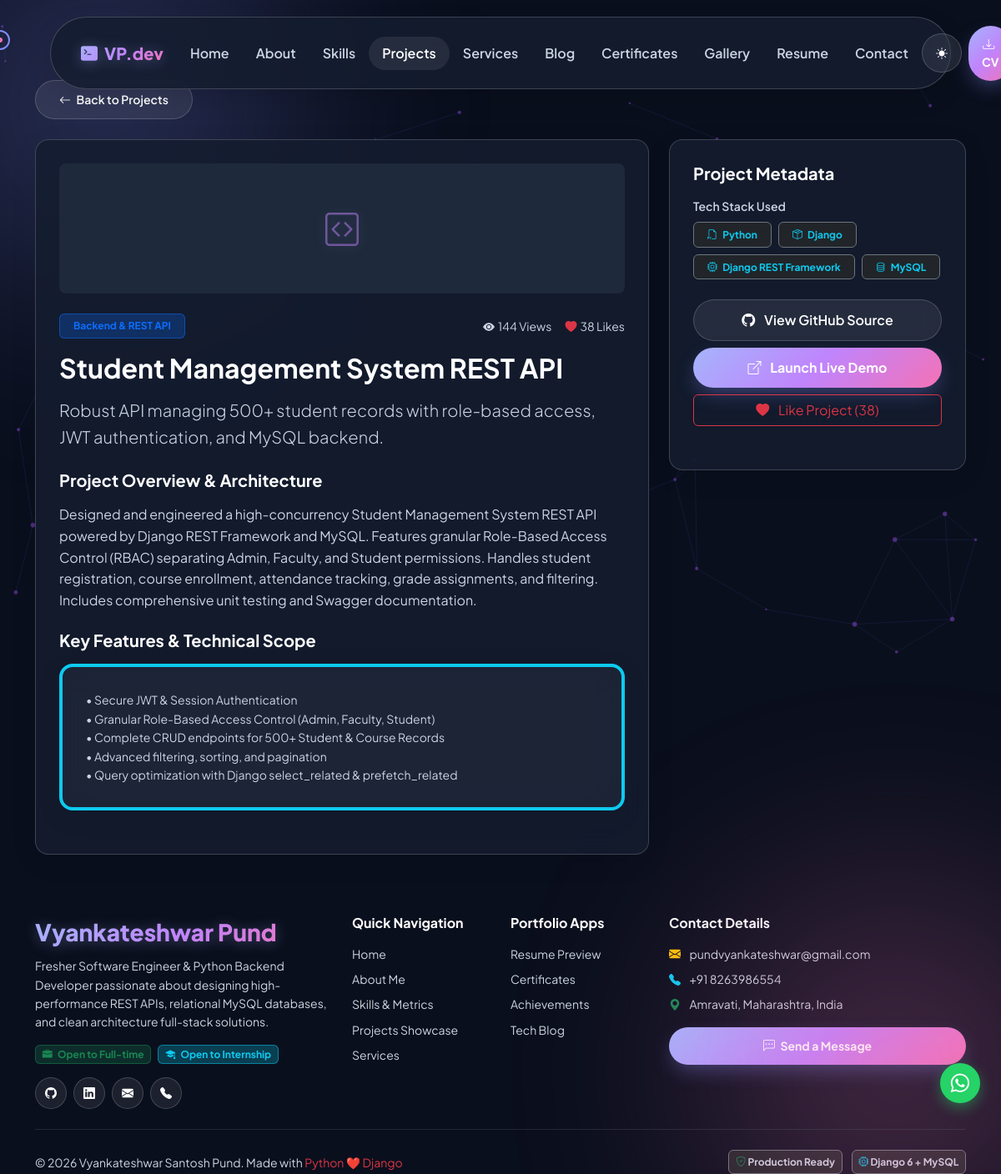
The page /projects/student-management-system-rest-api/ on the database its author committed.
### apps/projects/models.py (models this page shows, shortened)
class Project(models.Model):
    title = models.CharField(max_length=200)
    slug = models.SlugField(unique=True, blank=True)
    short_description = models.CharField(max_length=300)
    full_details = models.TextField()
    featured_image = models.ImageField(upload_to='projects/', blank=True, null=True)
    github_url = models.URLField(blank=True, null=True)
    live_demo_url = models.URLField(blank=True, null=True)
    case_study_url = models.URLField(blank=True, null=True)
    tech_stack = models.ManyToManyField(Technology, related_name='projects')
    category = models.ForeignKey(ProjectCategory, on_delete=models.SET_NULL, null=True, related_name='projects')
    status_badge = models.CharField(max_length=50, default='Production Ready')
    api_calls_count = models.CharField(max_length=50, default='5000+ API Calls')
    db_tables_count = models.CharField(max_length=50, default='25+ DB Tables')
    apis_count = models.CharField(max_length=50, default='40+ APIs')
    features = models.TextField(help_text='Use newlines or bullet points for key features list')
    views_count = models.PositiveIntegerField(default=0)
    likes_count = models.PositiveIntegerField(default=0)
    is_featured = models.BooleanField(default=True)
    order = models.IntegerField(default=0)
    created_at = models.DateTimeField(auto_now_add=True)
    class Meta:
        ordering = ['order', '-created_at']
    def save(self, *args, **kwargs):
        if not self.slug:
            self.slug = slugify(self.title)
        super().save(*args, **kwargs)

class ProjectCategory(models.Model):
    name = models.CharField(max_length=100)
    slug = models.SlugField(unique=True, blank=True)
    class Meta:
        verbose_name_plural = 'Project Categories'

class Technology(models.Model):
    name = models.CharField(max_length=100)
    icon_class = models.CharField(max_length=100, blank=True, default='bi bi-cpu')
    class Meta:
        verbose_name_plural = 'Technologies'

### apps/portfolio/models.py (models this page shows, shortened)
class SocialLink(models.Model):
    platform = models.CharField(max_length=50)
    url = models.URLField()
    icon_class = models.CharField(max_length=50, help_text='e.g., bi bi-github')
    order = models.IntegerField(default=0)
    class Meta:
        ordering = ['order']

### apps/projects/views.py (the view)
# urls.py: path('<slug:slug>/', views.ProjectDetailView.as_view(), name='project_detail'),
class ProjectDetailView(DetailView):
    model = Project
    template_name = 'projects/project_detail.html'
    context_object_name = 'project'
    def get_object(self, queryset=None):
        obj = super().get_object(queryset)
        obj.views_count += 1
        obj.save(update_fields=['views_count'])
        return obj
    def get_context_data(self, **kwargs):
        context = super().get_context_data(**kwargs)
        context['related_projects'] = Project.objects.filter(
            category=self.object.category
        ).exclude(id=self.object.id)[:3]
        return context

### apps/portfolio/context_processors.py (called while the page is built)
def global_portfolio_context(request):
    profile = ProfileInfo.objects.first()
    social_links = SocialLink.objects.all()
    return {
        'profile': profile,
        'social_links': social_links,
    }

### templates/projects/project_detail.html (shortened to what this page needs)
{% extends 'base.html' %}
{% load static %}
{% block content %}
<section class="py-5 mt-5">
    <div class="container">
        <a href="{% url 'project_list' %}" class="btn btn-glass btn-sm mb-4"><i class="bi bi-arrow-left me-1"></i> Back to Projects</a>
        <div class="row gy-4">
            <div class="col-lg-8">
                <div class="glass-card mb-4">
                    <div class="overflow-hidden rounded-3 mb-4" style="max-height: 400px; background:#1e293b;">
                        {% if project.featured_image %}
                        <img src="{{ project.featured_image.url }}" alt="{{ project.title }}" class="w-100 h-100 object-fit-cover">
                        {% else %}
                        <div class="w-100 py-5 text-center gradient-text fs-1 fw-bold opacity-50">
                            <i class="bi bi-code-square"></i>
                        </div>
                        {% endif %}
                    </div>
                    <div class="d-flex align-items-center justify-content-between mb-3">
                        <span class="badge bg-primary bg-opacity-25 text-primary px-3 py-2 border border-primary border-opacity-50">
                            {{ project.category.name|default:"Backend" }}
                        </span>
                        <div class="d-flex gap-3 text-muted small">
                            <span><i class="bi bi-eye-fill me-1"></i>{{ project.views_count }} Views</span>
                            <span><i class="bi bi-heart-fill text-danger me-1"></i>{{ project.likes_count }} Likes</span>
                        </div>
                    </div>
                    <h2 class="fw-bold text-white mb-3">{{ project.title }}</h2>
                    <p class="lead text-muted mb-4">{{ project.short_description }}</p>
                    <h5 class="fw-bold text-white mb-3">Project Overview & Architecture</h5>
                    <p class="text-muted leading-relaxed mb-4" style="white-space: pre-line;">{{ project.full_details }}</p>
                    <h5 class="fw-bold text-white mb-3">Key Features & Technical Scope</h5>
                    <div class="glass-card bg-secondary bg-opacity-10 mb-4 border-start border-4 border-info">
                        <p class="text-muted small mb-0" style="white-space: pre-line;">{{ project.features }}</p>
                    </div>
                </div>
            </div>
            <div class="col-lg-4">
                <div class="glass-card mb-4 position-sticky" style="top: 100px;">
                    <h5 class="fw-bold text-white mb-3">Project Metadata</h5>
                    <div class="mb-4">
                        <span class="text-muted small d-block mb-2 fw-semibold">Tech Stack Used</span>
                        <div class="d-flex flex-wrap gap-2">
                            {% for tech in project.tech_stack.all %}
                            <span class="badge bg-dark border border-secondary text-info px-3 py-2">
                                <i class="{{ tech.icon_class }} me-1"></i> {{ tech.name }}
                            </span>
                            {% endfor %}
                        </div>
                    </div>
                    <div class="d-grid gap-2 mb-4">
                        {% if project.github_url %}
                        <a href="{{ project.github_url }}" target="_blank" class="btn btn-glass w-100">
                            <i class="bi bi-github me-2"></i> View GitHub Source
                        </a>
                        {% endif %}
                        {% if project.live_demo_url %}
                        <a href="{{ project.live_demo_url }}" target="_blank" class="btn btn-gradient w-100">
                            <i class="bi bi-box-arrow-up-right me-2"></i> Launch Live Demo
                        </a>
                        {% endif %}
                        <button class="btn btn-outline-danger w-100 btn-like-project" data-project-id="{{ project.id }}">
                            <i class="bi bi-heart-fill me-2"></i> Like Project (<span class="likes-count">{{ project.likes_count }}</span>)
                        </button>
                    </div>
                </div>
            </div>
        </div>
    </div>
</section>
{% endblock %}

### templates/components/footer.html (shortened to what this page needs)
<footer>
    <div class="container">
        <div class="row gy-4">
            <div class="col-lg-4 col-md-6">
                <a class="navbar-brand gradient-text fs-3 mb-2 d-block" href="{% url 'home' %}">
                    Vyankateshwar Pund
                </a>
                <p class="text-muted small mb-3">
                    Fresher Software Engineer & Python Backend Developer passionate about designing high-performance REST APIs,
                    relational MySQL databases, and clean architecture full-stack solutions.
                </p>
                <div class="d-flex flex-wrap gap-2 mb-3">
                    <span class="badge bg-success bg-opacity-25 text-success border border-success border-opacity-50"><i class="bi bi-briefcase-fill me-1"></i> Open to Full-time</span>
                    <span class="badge bg-info bg-opacity-25 text-info border border-info border-opacity-50"><i class="bi bi-mortarboard-fill me-1"></i> Open to Internship</span>
                </div>
                <div class="d-flex gap-2">
                    {% for social in social_links %}
                    <a href="{{ social.url }}" target="_blank" class="btn btn-glass btn-sm rounded-circle p-2" style="width:38px; height:38px; display:inline-flex; align-items:center; justify-content:center;" title="{{ social.platform }}">
                        <i class="{{ social.icon_class }}"></i>
                    </a>
                    {% endfor %}
                </div>
            </div>
            <div class="col-lg-2 col-md-6">
                <h6 class="text-white mb-3 fw-bold">Quick Navigation</h6>
                <ul class="list-unstyled small">
                    <li class="mb-2"><a href="{% url 'home' %}" class="text-muted text-decoration-none">Home</a></li>
                    <li class="mb-2"><a href="{% url 'about' %}" class="text-muted text-decoration-none">About Me</a></li>
                    <li class="mb-2"><a href="{% url 'skills_list' %}" class="text-muted text-decoration-none">Skills & Metrics</a></li>
                    <li class="mb-2"><a href="{% url 'project_list' %}" class="text-muted text-decoration-none">Projects Showcase</a></li>
                    <li class="mb-2"><a href="{% url 'services' %}" class="text-muted text-decoration-none">Services</a></li>
                </ul>
            </div>
            <div class="col-lg-2 col-md-6">
                <h6 class="text-white mb-3 fw-bold">Portfolio Apps</h6>
                <ul class="list-unstyled small">
                    <li class="mb-2"><a href="{% url 'resume' %}" class="text-muted text-decoration-none">Resume Preview</a></li>
                    <li class="mb-2"><a href="{% url 'certificates' %}" class="text-muted text-decoration-none">Certificates</a></li>
                    <li class="mb-2"><a href="{% url 'achievements' %}" class="text-muted text-decoration-none">Achievements</a></li>
                    <li class="mb-2"><a href="{% url 'blog_list' %}" class="text-muted text-decoration-none">Tech Blog</a></li>
                </ul>
            </div>
            <div class="col-lg-4 col-md-6">
                <h6 class="text-white mb-3 fw-bold">Contact Details</h6>
                <ul class="list-unstyled small text-muted mb-3">
                    <li class="mb-2"><i class="bi bi-envelope-fill text-warning me-2"></i> pundvyankateshwar@gmail.com</li>
                    <li class="mb-2"><i class="bi bi-telephone-fill text-info me-2"></i> +91 8263986554</li>
                    <li class="mb-2"><i class="bi bi-geo-alt-fill text-success me-2"></i> Amravati, Maharashtra, India</li>
                </ul>
                <a href="{% url 'contact' %}" class="btn btn-gradient btn-sm w-100"><i class="bi bi-chat-left-dots me-1"></i> Send a Message</a>
            </div>
        </div>
        <hr class="my-4 border-secondary opacity-25">
        <div class="row align-items-center">
            <div class="col-md-6 text-center text-md-start mb-2 mb-md-0">
                <span class="text-muted small">&copy; 2026 Vyankateshwar Santosh Pund. Made with <span class="text-danger">Python ❤️ Django</span></span>
            </div>
            <div class="col-md-6 text-center text-md-end">
                <span class="badge bg-dark border border-secondary text-muted me-2"><i class="bi bi-shield-check text-success"></i> Production Ready</span>
                <span class="badge bg-dark border border-secondary text-muted"><i class="bi bi-cpu text-info"></i> Django 6 + MySQL</span>
            </div>
        </div>
    </div>
</footer>

### static/css/style.css (style rules this page uses)
:root { --bg-primary: #0a0f1d; --bg-secondary: #111827; --bg-card: rgba(20, 29, 47, 0.85); --bg-glass: rgba(255, 255, 255, 0.08); --border-glass: rgba(255, 255, 255, 0.18); --border-glow: rgba(129, 140, 248, 0.6); --text-main: #ffffff; --text-muted: #cbd5e1; --text-sub: #e2e8f0; --accent-primary: #818cf8; --accent-secondary: #c084fc; --accent-cyan: #38bdf8; --accent-pink: #f472b6; --accent-gradient: linear-gradient(135deg, #a5b4fc 0%, #c084fc 50%, #f472b6 100%); --accent-glow: rgba(129, 140, 248, 0.4); --pill-bg: rgba(20, 29, 47, 0.9); --pill-text: #ffffff; --hero-para-color: #e2e8f0; --badge-bg: rgba(255, 255, 255, 0.08); --badge-text: #ffffff; --shadow-hover: 0 20px 50px -10px rgba(129, 140, 248, 0.4); --transition-smooth: all 0.35s cubic-bezier(0.16, 1, 0.3, 1); --font-family: 'Plus Jakarta Sans', system-ui, -apple-system, sans-serif; }
body { background-color: var(--bg-primary); color: var(--text-main); font-family: var(--font-family); overflow-x: hidden; transition: background-color 0.4s ease, color 0.4s ease; min-height: 100vh; }
p, .text-muted { color: var(--text-muted) !important; line-height: 1.6; }
h1, h2, h3, h4, h5, h6, .section-title, .text-main { color: var(--text-main) !important; }
.gradient-text { background: var(--accent-gradient); -webkit-background-clip: text; -webkit-text-fill-color: transparent; display: inline-block; font-weight: 800; }
[data-theme="dark"] .gradient-text { filter: drop-shadow(0 2px 8px rgba(165, 180, 252, 0.35)); }
.glass-card { background: var(--bg-card); backdrop-filter: blur(18px); -webkit-backdrop-filter: blur(18px); border: 1px solid var(--border-glass); border-radius: 16px; padding: 1.75rem; transition: var(--transition-smooth); box-shadow: 0 8px 32px rgba(0, 0, 0, 0.08); position: relative; word-wrap: break-word; overflow-wrap: break-word; }
.btn-gradient { background: var(--accent-gradient); color: #ffffff !important; border: none; border-radius: 30px; padding: 0.75rem 1.75rem; font-weight: 700; transition: var(--transition-smooth); box-shadow: 0 10px 25px -5px rgba(129, 140, 248, 0.4); }
.btn-glass { background: var(--bg-glass); color: var(--text-main) !important; border: 1px solid var(--border-glass); border-radius: 30px; padding: 0.75rem 1.75rem; font-weight: 600; backdrop-filter: blur(10px); transition: var(--transition-smooth); }

### rows shown on the page
Project: category.name "Backend & REST API", views_count "144", likes_count "38", title "Student Management System REST API", short_description "Robust API managing 500+ student records with role-based access, JWT authentication, and MySQL backend.", full_details "Designed and engineered a high-concurrency Student Management System REST API powered by Django REST Framework and MySQL. Features granular Role-Based Access Control (RBAC) separating Admin, Faculty, and Student permissions. Handles student registration, course enrollment, attendance tracking, grade assignments, and filtering. Includes comprehensive unit testing and Swagger documentation.", features "• Secure JWT & Session Authentication • Granular Role-Based Access Control (Admin, Faculty, Student) • Complete CRUD endpoints for 500+ Student & Course Records • Advanced filtering, sorting, and pagination • Query optimization with Django select_related & prefetch_related"
Technology: name "Python"
Technology: name "Django"
Technology: name "Django REST Framework"
Technology: name "MySQL"
